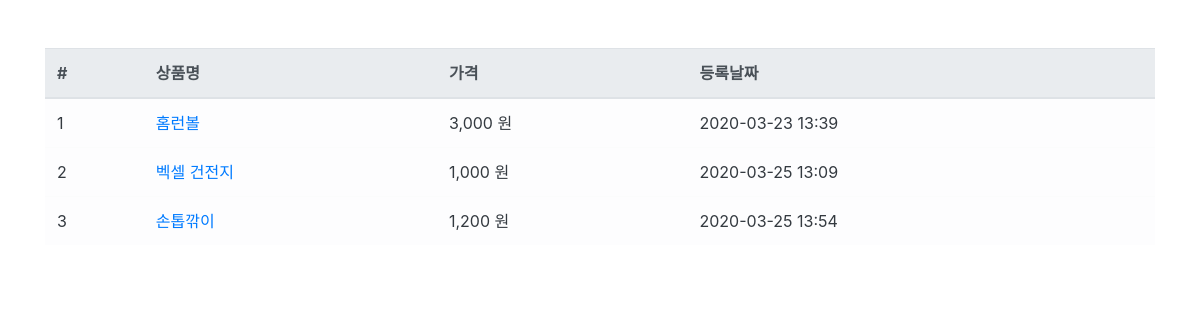
/product/, run on an earlier commit of the app's database.
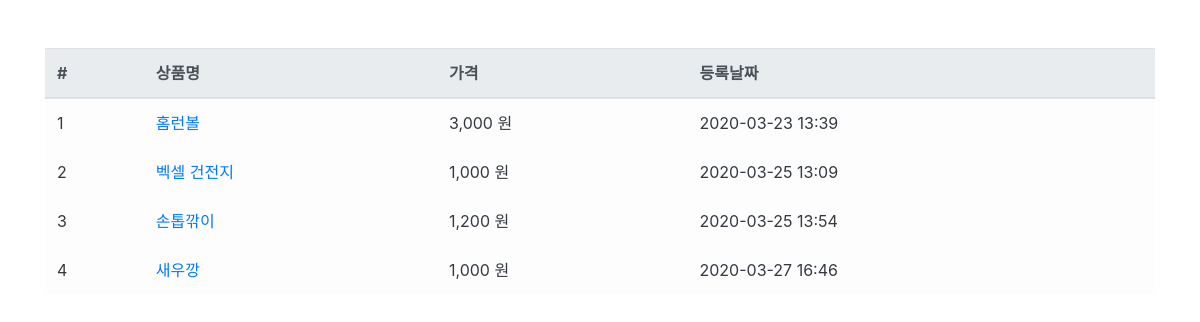
And on a later commit of the database.
### product/models.py (models this page shows, shortened)
class Product(models.Model):
    name = models.CharField(max_length=256, verbose_name='상품명')
    price = models.IntegerField(verbose_name='상품가격')
    description = models.TextField(verbose_name='상품설명')
    stock = models.IntegerField(verbose_name='재고')
    register_date = models.DateTimeField(auto_now_add=True, verbose_name='등록날짜')
    class Meta:
        db_table = 'ys_product'
        verbose_name = '상품'
        verbose_name_plural = '상품'

### product/views.py (the view)
# urls.py: path('product/', ProductList.as_view()),
class ProductList(ListView):
    model = Product
    template_name = 'product.html'
    context_object_name = 'product_list'

### product/templates/product.html
{% extends "base.html" %} {% load humanize %} {% block contents %}
<div class="row mt-5">
  <div class="col-12">
    <table class="table table-light">
      <thead class="thead-light">
        <tr>
          <th scope="col">#</th>
          <th scope="col">상품명</th>
          <th scope="col">가격</th>
          <th scope="col">등록날짜</th>
        </tr>
      </thead>
      <tbody class="text-dark">
        {% for product in product_list %}
        <tr>
          <td scope="row">{{ product.id }}</td>
          <td><a href="/product/{{ product.id }}">{{ product.name }}</a></td>
          <td>{{ product.price|intcomma }} 원</td>
          <td>{{ product.register_date|date:'Y-m-d H:i' }}</td>
        </tr>
        {% endfor %}
      </tbody>
    </table>
  </div>
</div>
{% endblock %}

What changed in the data, as far as the page shows it:
added Product: id "4", name "새우깡", price "1,000", register_date "2020-03-27 16:46"
